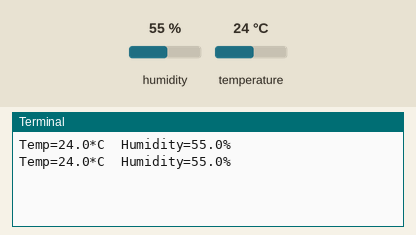
Simulated run of this program. Board: Raspberry Pi (BCM pin numbers). Parts: the last lines printed to the terminal. The test bench sets the inputs (shaded band); at power-on: humidity 55 %, temperature 24 °C.

Above: at 1.2 s.
1.3 s: humidity set to 22 %
At 2.0 s:
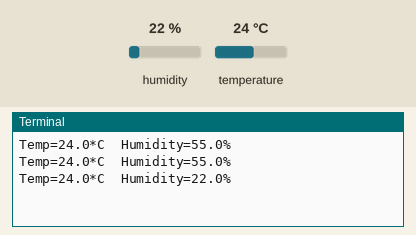
2.8 s: temperature set to 12 °C
At 3.6 s:
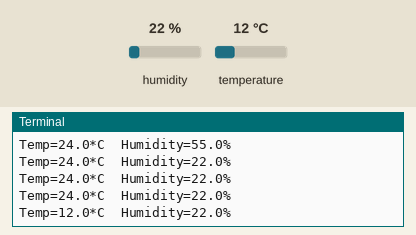
4.3 s: humidity set to 40 %
At 4.3 s:
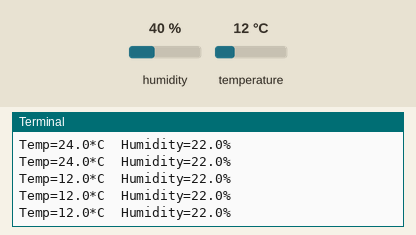
Timing chart, 0 to 7.3 s (numbered marks = the images above; inputs shaded):
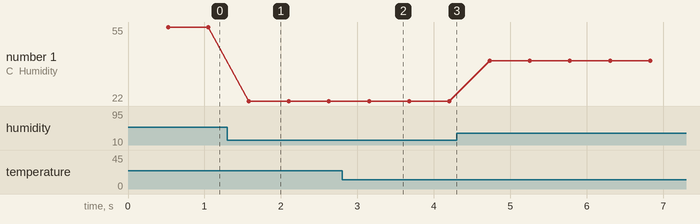

The program:

temp_humidity.py
```python
#!/usr/bin/env python
import Adafruit_DHT

DHT_SENSOR = Adafruit_DHT.DHT11
DHT_PIN = 4

while True:
    humidity, temperature = Adafruit_DHT.read_retry(DHT_SENSOR, DHT_PIN)

    if humidity is not None and temperature is not None:
        print("Temp={0:0.1f}*C  Humidity={1:0.1f}%".format(temperature, humidity))
    else:
        print("Failed to retrieve data from humidity sensor")
```

Measured:
- after the input at 1.3 s, the terminal: prints a new line after 0.28 s (image 1)
- after the input at 2.8 s, the terminal: prints a new line after 0.35 s (image 2)
- plotted number 1: 55 → 22 after the input at 1.3 s, 22 → 40 after the input at 4.3 s
